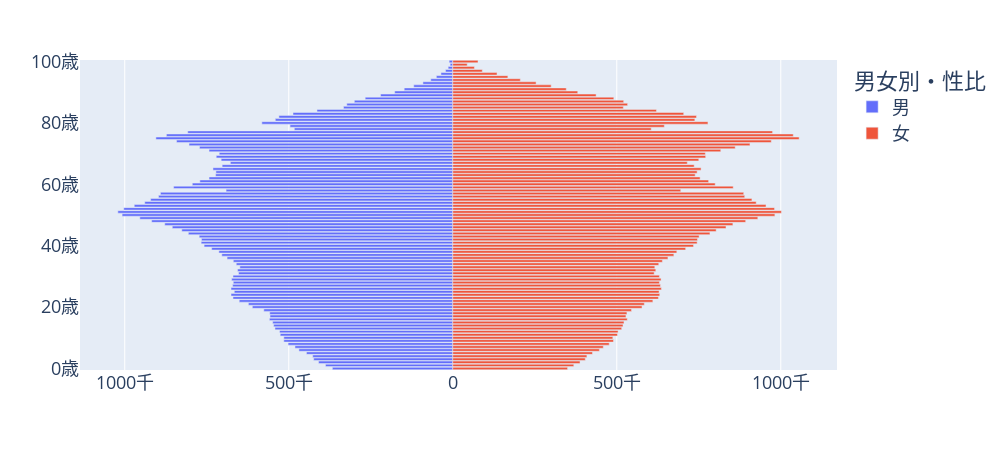

The notebook cell this image was saved under:
### Code cell
estimates_fig = px.bar(estimates_df, x="人口", y="年齢", color="男女別・性比", orientation="h")
estimates_fig.update_layout(width=1000, height=450, font={"size": 18},
    xaxis=go.layout.XAxis(
       tickvals=[-1000, -500, 0, 500, 1000],
       ticktext=["1000千","500千", "0", "500千", "1000千"],
    ),
    yaxis={"ticksuffix": "歳", "title": None}
)
estimates_fig.show()

### Figure 1 — Plotly figure (JSON) as saved in the notebook; plotly's stock layout.template omitted (floating-point values rounded to 4 significant figures)
{"data": [{"hovertemplate": "男女別・性比=男<br>人口=%{x}<br>年齢=%{y}<extra></extra>", "legendgroup": "男", "marker": {"color": "#636efa", "pattern": {"shape": ""}}, "name": "男", "orientation": "h", "showlegend": true, "textposition": "auto", "type": "bar", "x": [-367.0, -388.0, -409.0, -424.0, -427.0, -446.0, -469.0, -481.0, -502.0, -515.0, -515.0, -526.0, -528.0, -542.0, -546.0, -549.0, -559.0, -557.0, -558.0, -576.0, -611.0, -623.0, -651.0, -670.0, -676.0, -666.0, -676.0, -671.0, -669.0, -674.0, -670.0, -653.0, -656.0, -649.0, -660.0, -669.0, -688.0, -704.0, -713.0, -735.0, -758.0, -767.0, -766.0, -773.0, -806.0, -826.0, -855.0, -878.0, -918.0, -954.0, -1008.0, -1021.0, -1003.0, -971.0, -939.0, -921.0, -897.0, -891.0, -691.0, -851.0, -794.0, -771.0, -743.0, -723.0, -722.0, -731.0, -703.0, -678.0, -706.0, -721.0, -712.0, -743.0, -772.0, -804.0, -842.0, -905.0, -873.0, -808.0, -483.0, -496.0, -582.0, -541.0, -530.0, -487.0, -414.0, -333.0, -323.0, -300.0, -267.0, -220.0, -177.0, -148.0, -119.0, -91.0, -67.0, -50.0, -36.0, -22.0, -14.0, -8.0, -11.0], "xaxis": "x", "y": [0, 1, 2, 3, 4, 5, 6, 7, 8, 9, 10, 11, 12, 13, 14, 15, 16, 17, 18, 19, 20, 21, 22, 23, 24, 25, 26, 27, 28, 29, 30, 31, 32, 33, 34, 35, 36, 37, 38, 39, 40, 41, 42, 43, 44, 45, 46, 47, 48, 49, 50, 51, 52, 53, 54, 55, 56, 57, 58, 59, 60, 61, 62, 63, 64, 65, 66, 67, 68, 69, 70, 71, 72, 73, 74, 75, 76, 77, 78, 79, 80, 81, 82, 83, 84, 85, 86, 87, 88, 89, 90, 91, 92, 93, 94, 95, 96, 97, 98, 99, 100], "yaxis": "y"}, {"hovertemplate": "男女別・性比=女<br>人口=%{x}<br>年齢=%{y}<extra></extra>", "legendgroup": "女", "marker": {"color": "#EF553B", "pattern": {"shape": ""}}, "name": "女", "orientation": "h", "showlegend": true, "textposition": "auto", "type": "bar", "x": [350.0, 369.0, 388.0, 404.0, 409.0, 426.0, 447.0, 459.0, 477.0, 490.0, 488.0, 502.0, 504.0, 515.0, 519.0, 522.0, 532.0, 528.0, 531.0, 545.0, 577.0, 584.0, 610.0, 627.0, 631.0, 629.0, 636.0, 633.0, 630.0, 635.0, 630.0, 614.0, 619.0, 616.0, 628.0, 639.0, 656.0, 674.0, 683.0, 710.0, 734.0, 745.0, 746.0, 751.0, 784.0, 803.0, 833.0, 854.0, 893.0, 930.0, 982.0, 1002.0, 981.0, 955.0, 925.0, 912.0, 890.0, 887.0, 695.0, 855.0, 800.0, 780.0, 754.0, 739.0, 745.0, 757.0, 736.0, 715.0, 750.0, 771.0, 770.0, 817.0, 861.0, 906.0, 971.0, 1056.0, 1038.0, 975.0, 605.0, 645.0, 778.0, 738.0, 743.0, 704.0, 621.0, 520.0, 533.0, 521.0, 491.0, 437.0, 381.0, 346.0, 300.0, 254.0, 206.0, 168.0, 135.0, 90.0, 66.0, 44.0, 77.0], "xaxis": "x", "y": [0, 1, 2, 3, 4, 5, 6, 7, 8, 9, 10, 11, 12, 13, 14, 15, 16, 17, 18, 19, 20, 21, 22, 23, 24, 25, 26, 27, 28, 29, 30, 31, 32, 33, 34, 35, 36, 37, 38, 39, 40, 41, 42, 43, 44, 45, 46, 47, 48, 49, 50, 51, 52, 53, 54, 55, 56, 57, 58, 59, 60, 61, 62, 63, 64, 65, 66, 67, 68, 69, 70, 71, 72, 73, 74, 75, 76, 77, 78, 79, 80, 81, 82, 83, 84, 85, 86, 87, 88, 89, 90, 91, 92, 93, 94, 95, 96, 97, 98, 99, 100], "yaxis": "y"}], "layout": {"barmode": "relative", "font": {"size": 18}, "height": 450, "legend": {"title": {"text": "男女別・性比"}, "tracegroupgap": 0}, "margin": {"t": 60}, "width": 1000, "xaxis": {"ticktext": ["1000千", "500千", "0", "500千", "1000千"], "tickvals": [-1000, -500, 0, 500, 1000]}, "yaxis": {"anchor": "x", "domain": [0, 1], "ticksuffix": "歳", "title": {}}}}
